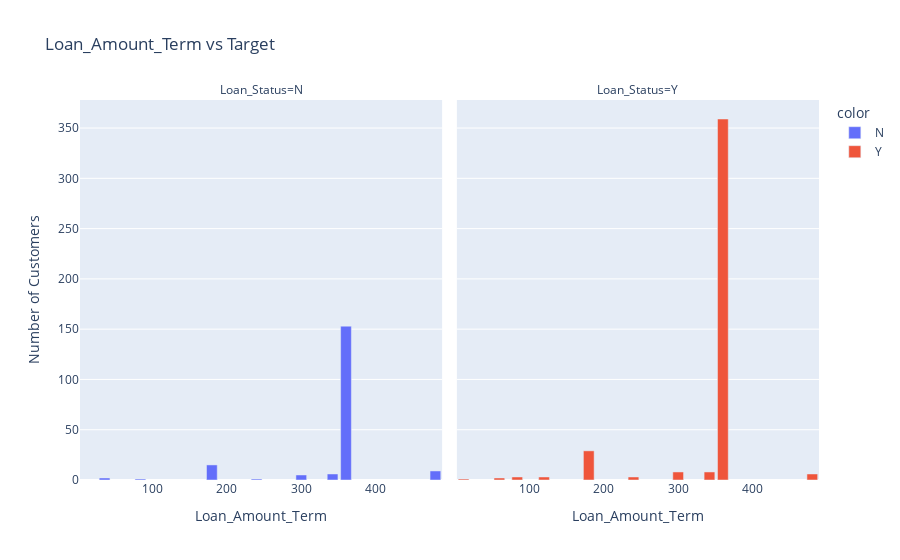

This figure's notebook cell:
### Markdown cell above
#### Analysis of categorical features

### Code cell
cat_col = ['Loan_Amount_Term','Credit_History','Gender','Married','Dependents','Education','Self_Employed','Property_Area']
for col in cat_col:
    # Aggregate Category Feature
    new_df = pd.DataFrame(
        df[[col, 'Loan_Status']]
        .groupby(['Loan_Status'])
        .value_counts()
        .reset_index()
        )
    
    # Plot Category feature vs label
    fig = px.bar(
        data_frame=new_df, 
        x=col, 
        y='count', 
        facet_col='Loan_Status', 
        color=new_df['Loan_Status'].astype(str), # convert it to string to avoid continuous scale on legend
        title=f'{col} vs Target'
    )

    fig.update_layout(xaxis_title=col, yaxis_title='Number of Customers')
    fig.show()

### Figure 1 — Plotly figure (JSON) as saved in the notebook; plotly's stock layout.template omitted (floating-point values rounded to 4 significant figures)
{"data": [{"alignmentgroup": "True", "hovertemplate": "color=N<br>Loan_Status=N<br>Loan_Amount_Term=%{x}<br>count=%{y}<extra></extra>", "legendgroup": "N", "marker": {"color": "#636efa", "pattern": {"shape": ""}}, "name": "N", "offsetgroup": "N", "orientation": "v", "showlegend": true, "textposition": "auto", "type": "bar", "x": [360, 180, 480, 342, 300, 36, 84, 240], "xaxis": "x", "y": [153, 15, 9, 6, 5, 2, 1, 1], "yaxis": "y"}, {"alignmentgroup": "True", "hovertemplate": "color=Y<br>Loan_Status=Y<br>Loan_Amount_Term=%{x}<br>count=%{y}<extra></extra>", "legendgroup": "Y", "marker": {"color": "#EF553B", "pattern": {"shape": ""}}, "name": "Y", "offsetgroup": "Y", "orientation": "v", "showlegend": true, "textposition": "auto", "type": "bar", "x": [360, 180, 300, 342, 480, 84, 120, 240, 60, 12], "xaxis": "x2", "y": [359, 29, 8, 8, 6, 3, 3, 3, 2, 1], "yaxis": "y2"}], "layout": {"annotations": [{"font": {}, "showarrow": false, "text": "Loan_Status=N", "x": 0.245, "xanchor": "center", "xref": "paper", "y": 1, "yanchor": "bottom", "yref": "paper"}, {"font": {}, "showarrow": false, "text": "Loan_Status=Y", "x": 0.755, "xanchor": "center", "xref": "paper", "y": 1, "yanchor": "bottom", "yref": "paper"}], "barmode": "relative", "legend": {"title": {"text": "color"}, "tracegroupgap": 0}, "title": {"text": "Loan_Amount_Term vs Target"}, "xaxis": {"anchor": "y", "domain": [0, 0.49], "title": {"text": "Loan_Amount_Term"}}, "xaxis2": {"anchor": "y2", "domain": [0.51, 1], "matches": "x", "title": {"text": "Loan_Amount_Term"}}, "yaxis": {"anchor": "x", "domain": [0, 1], "title": {"text": "Number of Customers"}}, "yaxis2": {"anchor": "x2", "domain": [0, 1], "matches": "y", "showticklabels": false}}}
